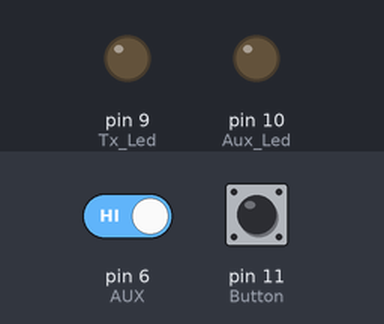
A sketch run on a simulated Arduino Uno, built with avr-gcc and run on an emulated ATmega328P. Shown: output pins drawn as LEDs (lit = HIGH). The test bench sets the inputs (shaded band); at power-on: pin 6 (AUX) HIGH, pin 11 (Button) LOW.

Above: at 1.8 s.
1.9 s: pin 6 (AUX) driven LOW
At 2.4 s:
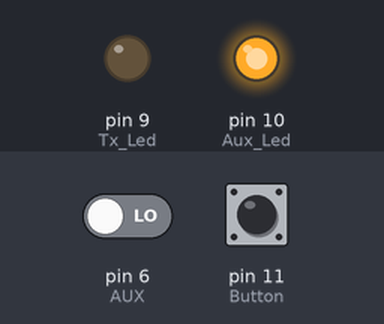
3.5 s: pin 11 (Button) pulled HIGH for 0.6 s
At 4.05 s:
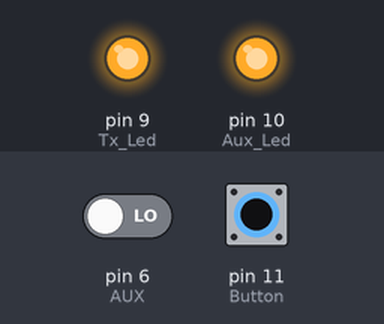
Timing chart, 0 to 6.5 s (numbered marks = the images above; inputs shaded):
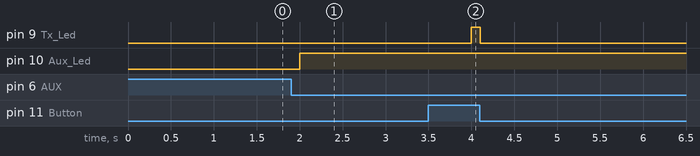

The sketch:

BIKE2.ino
```cpp
#include <SoftwareSerial.h>
#define Tx_Led 9
#define Aux_Led 10
#define Button 11
#define AUX 6

SoftwareSerial mySerial(2, 3); // (2-RX) <<-- Connect TX pin of LoRa  ......  (3-TX) <<-- Connect RX pin of LoRa
// gnd SET_A and SET_B for Normal Mode (Send and Receive)
int num = 333;

char data1[100] = {0x00, 0x00, 0x17,2,10,7,2,9,5,4,6,10,6,69,60,32,99,99,99,94};                   // Create an array to store incoming data
//char data1[100] = {0x000017,3};
char data[100];
String str (data1);

void setup() {
  Serial.begin(9600);
  mySerial.begin(9600);
  pinMode(Tx_Led, OUTPUT);
  pinMode(Aux_Led, OUTPUT);
  pinMode(Button,INPUT);
  pinMode(AUX, INPUT);

}

void loop()
{
  // Sending the dummy data
  if (digitalRead(Button) == HIGH)
  {
    digitalWrite(Tx_Led, HIGH);
    mySerial.write (data1,100);
    digitalWrite(Tx_Led, LOW);
    //delay (6000);
    //delay (3500);
    delay (90000);
  }

  //Receive the confirmation from the station and print it
  if (mySerial.available() > 1)
  {
    String input = mySerial.readString();       // Read input from buffer like normal
   // Serial.println (input);
    input.toCharArray(data,100);                // Convert input type Strin0g to store into array data[]

    //delay (2000);
    switch (data [2])
      {
        case 0:
          Serial.println ("Transmission failed ... Re-sending message");
          mySerial.write (data1, 100);
          delay (1000);
          break;


        case 2:
          Serial.println ("Data sent");
          data [2] = 0;
          break;
    }

  }
  //Serial.println (digitalRead (AUX));
  // LED for checking if the module is receiving or sending data
  if (digitalRead(AUX) == LOW)
  {
    digitalWrite(Aux_Led, HIGH);
  }

  else if (digitalRead(AUX) == HIGH)
  {
    digitalWrite(Aux_Led, LOW);
  }
  delay(1000);
}
```

Measured:
- after the input at 1.9 s, pin 10 (Aux_Led): LOW → HIGH after 0.10 s
- after the input at 3.5 s, pin 9 (Tx_Led): LOW → HIGH after 0.50 s, → LOW 0.11 s later
